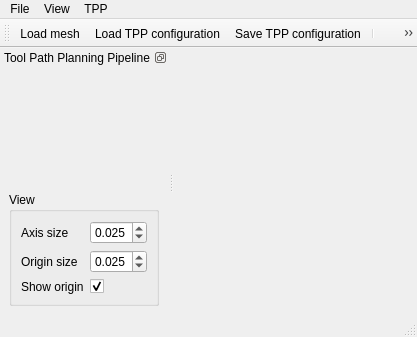
<?xml version="1.0" encoding="UTF-8"?>
<ui version="4.0">
 <class>TPP</class>
 <widget class="QMainWindow" name="TPP">
  <property name="geometry">
   <rect>
    <x>0</x>
    <y>0</y>
    <width>417</width>
    <height>337</height>
   </rect>
  </property>
  <property name="windowTitle">
   <string>MainWindow</string>
  </property>
  <widget class="QWidget" name="centralwidget"/>
  <widget class="QMenuBar" name="menubar">
   <property name="geometry">
    <rect>
     <x>0</x>
     <y>0</y>
     <width>417</width>
     <height>23</height>
    </rect>
   </property>
   <widget class="QMenu" name="menuFile">
    <property name="tearOffEnabled">
     <bool>false</bool>
    </property>
    <property name="title">
     <string>File</string>
    </property>
    <property name="toolTipsVisible">
     <bool>true</bool>
    </property>
    <addaction name="action_load_mesh"/>
    <addaction name="separator"/>
    <addaction name="action_load_config"/>
    <addaction name="action_save_config"/>
    <addaction name="separator"/>
    <addaction name="action_save_modified_mesh"/>
    <addaction name="action_save_toolpath"/>
   </widget>
   <widget class="QMenu" name="menuView">
    <property name="tearOffEnabled">
     <bool>false</bool>
    </property>
    <property name="title">
     <string>View</string>
    </property>
    <property name="toolTipsVisible">
     <bool>true</bool>
    </property>
    <widget class="QMenu" name="menuMesh">
     <property name="tearOffEnabled">
      <bool>false</bool>
     </property>
     <property name="title">
      <string>Mesh</string>
     </property>
     <property name="toolTipsVisible">
      <bool>true</bool>
     </property>
     <addaction name="action_show_unmodified_mesh"/>
     <addaction name="action_show_modified_mesh"/>
    </widget>
    <widget class="QMenu" name="menuTool_Path">
     <property name="tearOffEnabled">
      <bool>false</bool>
     </property>
     <property name="title">
      <string>Tool path waypoints</string>
     </property>
     <property name="toolTipsVisible">
      <bool>true</bool>
     </property>
     <addaction name="action_show_unmodified_tool_path"/>
     <addaction name="action_show_modified_tool_path"/>
    </widget>
    <widget class="QMenu" name="menuTool_path_lines">
     <property name="tearOffEnabled">
      <bool>false</bool>
     </property>
     <property name="title">
      <string>Tool path lines</string>
     </property>
     <property name="toolTipsVisible">
      <bool>true</bool>
     </property>
     <addaction name="action_show_unmodified_tool_path_lines"/>
     <addaction name="action_show_modified_tool_path_lines"/>
    </widget>
    <addaction name="menuMesh"/>
    <addaction name="menuTool_Path"/>
    <addaction name="menuTool_path_lines"/>
   </widget>
   <widget class="QMenu" name="menuTPP">
    <property name="tearOffEnabled">
     <bool>false</bool>
    </property>
    <property name="title">
     <string>TPP</string>
    </property>
    <property name="toolTipsVisible">
     <bool>true</bool>
    </property>
    <addaction name="action_clear_selection"/>
    <addaction name="action_execute_pipeline"/>
   </widget>
   <addaction name="menuFile"/>
   <addaction name="menuView"/>
   <addaction name="menuTPP"/>
  </widget>
  <widget class="QStatusBar" name="statusbar"/>
  <widget class="QToolBar" name="toolBar">
   <property name="windowTitle">
    <string>toolBar</string>
   </property>
   <attribute name="toolBarArea">
    <enum>TopToolBarArea</enum>
   </attribute>
   <attribute name="toolBarBreak">
    <bool>false</bool>
   </attribute>
   <addaction name="action_load_mesh"/>
   <addaction name="action_load_config"/>
   <addaction name="action_save_config"/>
   <addaction name="separator"/>
   <addaction name="action_clear_selection"/>
   <addaction name="action_execute_pipeline"/>
   <addaction name="separator"/>
   <addaction name="action_save_modified_mesh"/>
   <addaction name="action_save_toolpath"/>
  </widget>
  <widget class="QDockWidget" name="dock">
   <property name="features">
    <set>QDockWidget::DockWidgetFloatable|QDockWidget::DockWidgetMovable</set>
   </property>
   <property name="allowedAreas">
    <set>Qt::LeftDockWidgetArea|Qt::RightDockWidgetArea</set>
   </property>
   <property name="windowTitle">
    <string>Tool Path Planning Pipeline</string>
   </property>
   <attribute name="dockWidgetArea">
    <number>1</number>
   </attribute>
   <widget class="QWidget" name="dockWidgetContents">
    <layout class="QVBoxLayout" name="verticalLayout">
     <item>
      <widget class="QWidget" name="widget" native="true"/>
     </item>
     <item>
      <widget class="QGroupBox" name="groupBox">
       <property name="title">
        <string>View</string>
       </property>
       <layout class="QFormLayout" name="formLayout">
        <item row="0" column="0">
         <widget class="QLabel" name="label">
          <property name="text">
           <string>Axis size</string>
          </property>
         </widget>
        </item>
        <item row="0" column="1">
         <widget class="noether::DistanceDoubleSpinBox" name="double_spin_box_axis_size">
          <property name="decimals">
           <number>3</number>
          </property>
          <property name="maximum">
           <double>1.000000000000000</double>
          </property>
          <property name="singleStep">
           <double>0.010000000000000</double>
          </property>
          <property name="value">
           <double>0.025000000000000</double>
          </property>
         </widget>
        </item>
        <item row="2" column="0">
         <widget class="QLabel" name="label_2">
          <property name="text">
           <string>Show origin</string>
          </property>
         </widget>
        </item>
        <item row="2" column="1">
         <widget class="QCheckBox" name="check_box_show_axes">
          <property name="text">
           <string/>
          </property>
          <property name="checked">
           <bool>true</bool>
          </property>
         </widget>
        </item>
        <item row="1" column="1">
         <widget class="noether::DistanceDoubleSpinBox" name="double_spin_box_origin_size">
          <property name="decimals">
           <number>3</number>
          </property>
          <property name="maximum">
           <double>1.000000000000000</double>
          </property>
          <property name="singleStep">
           <double>0.010000000000000</double>
          </property>
          <property name="value">
           <double>0.025000000000000</double>
          </property>
         </widget>
        </item>
        <item row="1" column="0">
         <widget class="QLabel" name="label_3">
          <property name="text">
           <string>Origin size</string>
          </property>
         </widget>
        </item>
       </layout>
      </widget>
     </item>
    </layout>
   </widget>
  </widget>
  <action name="action_load_config">
   <property name="icon">
    <iconset theme="document-properties"/>
   </property>
   <property name="text">
    <string>Load TPP configuration...</string>
   </property>
   <property name="toolTip">
    <string>Load TPP configuration from file...</string>
   </property>
   <property name="shortcut">
    <string>Ctrl+C</string>
   </property>
  </action>
  <action name="action_show_unmodified_mesh">
   <property name="checkable">
    <bool>true</bool>
   </property>
   <property name="checked">
    <bool>true</bool>
   </property>
   <property name="text">
    <string>Unmodified</string>
   </property>
   <property name="toolTip">
    <string>&lt;html&gt;&lt;head/&gt;&lt;body&gt;&lt;p&gt;Show mesh &lt;span style=&quot; font-weight:700; font-style:italic;&quot;&gt;before&lt;/span&gt; modification step&lt;/p&gt;&lt;/body&gt;&lt;/html&gt;</string>
   </property>
   <property name="shortcut">
    <string>Ctrl+M</string>
   </property>
  </action>
  <action name="action_show_modified_mesh">
   <property name="checkable">
    <bool>true</bool>
   </property>
   <property name="text">
    <string>Modified</string>
   </property>
   <property name="toolTip">
    <string>&lt;html&gt;&lt;head/&gt;&lt;body&gt;&lt;p&gt;Show mesh &lt;span style=&quot; font-weight:700; font-style:italic;&quot;&gt;after&lt;/span&gt; modification step&lt;/p&gt;&lt;/body&gt;&lt;/html&gt;</string>
   </property>
   <property name="shortcut">
    <string>Ctrl+Shift+M</string>
   </property>
  </action>
  <action name="action_show_unmodified_tool_path">
   <property name="checkable">
    <bool>true</bool>
   </property>
   <property name="checked">
    <bool>false</bool>
   </property>
   <property name="text">
    <string>Unmodified</string>
   </property>
   <property name="toolTip">
    <string>&lt;html&gt;&lt;head/&gt;&lt;body&gt;&lt;p&gt;Show tool path waypoints &lt;span style=&quot; font-weight:700; font-style:italic;&quot;&gt;before&lt;/span&gt; modification step&lt;/p&gt;&lt;/body&gt;&lt;/html&gt;</string>
   </property>
   <property name="shortcut">
    <string>Ctrl+Shift+T</string>
   </property>
  </action>
  <action name="action_show_modified_tool_path">
   <property name="checkable">
    <bool>true</bool>
   </property>
   <property name="checked">
    <bool>true</bool>
   </property>
   <property name="text">
    <string>Modified</string>
   </property>
   <property name="toolTip">
    <string>&lt;html&gt;&lt;head/&gt;&lt;body&gt;&lt;p&gt;Show tool path waypoints &lt;span style=&quot; font-weight:700; font-style:italic;&quot;&gt;after&lt;/span&gt; modification step&lt;/p&gt;&lt;/body&gt;&lt;/html&gt;</string>
   </property>
   <property name="shortcut">
    <string>Ctrl+T</string>
   </property>
  </action>
  <action name="action_save_config">
   <property name="icon">
    <iconset theme="document-save"/>
   </property>
   <property name="text">
    <string>Save TPP configuration...</string>
   </property>
   <property name="toolTip">
    <string>Save TPP configuration...</string>
   </property>
   <property name="shortcut">
    <string>Ctrl+Alt+S</string>
   </property>
  </action>
  <action name="action_show_unmodified_tool_path_lines">
   <property name="checkable">
    <bool>true</bool>
   </property>
   <property name="checked">
    <bool>false</bool>
   </property>
   <property name="text">
    <string>Unmodified</string>
   </property>
   <property name="toolTip">
    <string>&lt;html&gt;&lt;head/&gt;&lt;body&gt;&lt;p&gt;Show tool path lines &lt;span style=&quot; font-weight:700; font-style:italic;&quot;&gt;before&lt;/span&gt; modification step&lt;/p&gt;&lt;/body&gt;&lt;/html&gt;</string>
   </property>
   <property name="shortcut">
    <string>Ctrl+Shift+L</string>
   </property>
  </action>
  <action name="action_show_modified_tool_path_lines">
   <property name="checkable">
    <bool>true</bool>
   </property>
   <property name="text">
    <string>Modified</string>
   </property>
   <property name="toolTip">
    <string>&lt;html&gt;&lt;head/&gt;&lt;body&gt;&lt;p&gt;Show tool path lines &lt;span style=&quot; font-weight:700; font-style:italic;&quot;&gt;after&lt;/span&gt; modification step&lt;/p&gt;&lt;/body&gt;&lt;/html&gt;</string>
   </property>
   <property name="shortcut">
    <string>Ctrl+L</string>
   </property>
  </action>
  <action name="action_load_mesh">
   <property name="icon">
    <iconset theme="document-open"/>
   </property>
   <property name="text">
    <string>Load mesh...</string>
   </property>
   <property name="toolTip">
    <string>Load mesh from file...</string>
   </property>
   <property name="shortcut">
    <string>Ctrl+O</string>
   </property>
  </action>
  <action name="action_save_modified_mesh">
   <property name="icon">
    <iconset theme="applications-accessories"/>
   </property>
   <property name="text">
    <string>Save modified mesh(es)...</string>
   </property>
  </action>
  <action name="action_clear_selection">
   <property name="icon">
    <iconset theme="edit-clear"/>
   </property>
   <property name="text">
    <string>Clear selection</string>
   </property>
   <property name="toolTip">
    <string>Clear all selected regions. Click a region of the part in the viewer to select it (it highlights); click it again to deselect. Then Plan.</string>
   </property>
   <property name="shortcut">
    <string>Ctrl+D</string>
   </property>
  </action>
  <action name="action_execute_pipeline">
   <property name="icon">
    <iconset theme="media-playback-start"/>
   </property>
   <property name="text">
    <string>Plan</string>
   </property>
   <property name="toolTip">
    <string>Plan tool path</string>
   </property>
   <property name="shortcut">
    <string>Ctrl+P</string>
   </property>
  </action>
  <action name="action_save_toolpath">
   <property name="icon">
    <iconset theme="document-save-as"/>
   </property>
   <property name="text">
    <string>Save Tool Path...</string>
   </property>
   <property name="toolTip">
    <string>Save tool path to YAML file</string>
   </property>
   <property name="shortcut">
    <string>Ctrl+S</string>
   </property>
  </action>
 </widget>
 <customwidgets>
  <customwidget>
   <class>noether::DistanceDoubleSpinBox</class>
   <extends>QDoubleSpinBox</extends>
   <header location="global">noether_gui/widgets/distance_double_spin_box.h</header>
  </customwidget>
 </customwidgets>
 <resources/>
 <connections/>
</ui>
